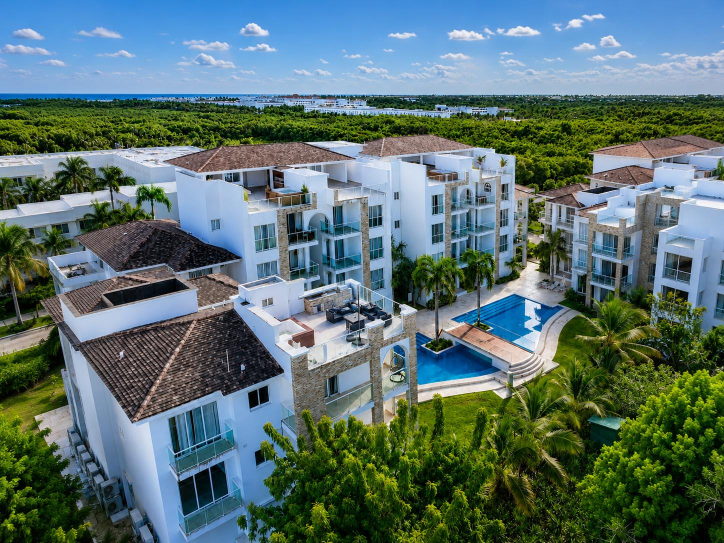
#> input picture src/1030/p1.jpg, 1448 x 1086 px, given in place of logo_lrh_blanco.png, which was not available (shown at 1/2 size)
$ python semana_20nov.py
#> lines starting #> are read from the running program, lines starting #| are printed output that depends on the picture
### tools/semana_12nov.py
#!/usr/bin/env python3
"""Semana 12-18 nov 2026: feed 4:5 en 2160x2700 e historias 1080x1920 para @luxuryrenthouserd (Estilo Oppenheim)
y @maciel.luxuryrh (Estilo Jason). Solo fotos reales de AlterEstate; datos tomados de cada ficha."""
import os, sys, cv2, numpy as np
from PIL import Image, ImageDraw, ImageFont, ImageOps

R = "/home/claude/lrh-media"
FS = os.environ.get("LRH_FONTS", "/tmp/claude-0/-home-claude/1c10acf7-2a96-58d8-b988-ee5a98c89150/scratchpad/st/node_modules/@fontsource")
FI = "/usr/share/fonts/opentype/inter/"
OUT = f"{R}/media/semana_1112"; os.makedirs(OUT, exist_ok=True)
GOLD, GREEN, WHITE = (201, 169, 110), (14, 34, 31), (255, 255, 255)
LUX, LUXD, PIEDRA = (52, 59, 52), (42, 48, 42), (164, 160, 156)
INKJ, AMBAR, CREMA = (20, 20, 13), (198, 152, 105), (243, 239, 234)
WA = "849-247-2107"

def ff(fam, wt, it=False): return f"{FS}/{fam}/files/{fam}-latin-{wt}-{'italic' if it else 'normal'}.woff"
corm = lambda s, w=400, it=False: ImageFont.truetype(ff("cormorant-garamond", w, it), s)
play = lambda s, it=False, w=500: ImageFont.truetype(ff("playfair-display", w, it), s)
osw = lambda s, w=700: ImageFont.truetype(ff("oswald", w), s)
mont = lambda s, w=500: ImageFont.truetype(ff("montserrat", w), s)
inter = lambda s, n="Regular": ImageFont.truetype(f"{FI}Inter-{n}.otf", s)
LOGO = Image.open(f"{R}/brand/logo_lrh_blanco.png").convert("RGBA")
LOGO = LOGO.crop(LOGO.getbbox())

def develop(path, W, H, focus=(0.5, 0.5)):
    """Revelado natural (sin IA): recorte, limpieza suave de JPEG, ampliación Lanczos y nitidez."""
#> called with path = '/home/claude/lrh-media/src/1039/p1.jpg', W = 1080, H = 940, focus = (0.5, 0.5)
    im = ImageOps.exif_transpose(Image.open(path)).convert("RGB"); iw, ih = im.size; r = W / H
#> in develop, im is the input picture: PIL image 1448x1086 RGB; mean R, G, B 90.4, 113.7, 111.9
#> after `iw, ih = im.size`: iw = 1448; ih = 1086
    if iw / ih > r: cw = int(ih * r); x = int((iw - cw) * focus[0]); im = im.crop((x, 0, x + cw, ih))
#> after `cw = int(ih * r)`: cw = 1247
#> after `x = int((iw - cw) * focus[0])`: x = 100
    else: ch = int(iw / r); y = int((ih - ch) * focus[1]); im = im.crop((0, y, iw, y + ch))
    u8 = cv2.cvtColor(np.array(im), cv2.COLOR_RGB2BGR)
    if im.size[0] < W: u8 = cv2.fastNlMeansDenoisingColored(u8, None, 2, 2, 7, 21)
    out = cv2.resize(u8, (W, H), interpolation=cv2.INTER_LANCZOS4).astype(np.float32)
    k = W / 1080
    bb = cv2.GaussianBlur(out, (0, 0), 15 * k); out = out + (out - bb) * 0.06
    bs = cv2.GaussianBlur(out, (0, 0), 0.8 * k); out = out + (out - bs) * 0.40
    return Image.fromarray(cv2.cvtColor(out.clip(0, 255).astype(np.uint8), cv2.COLOR_BGR2RGB))

def grad(W, H, start, strength, top=0.0, toph=300, ex=1.0, col=GREEN):
    a = np.zeros(H, np.float32); y = np.arange(H, dtype=np.float32)
    m = y > start; a[m] = strength * ((y[m] - start) / (H - start)) ** ex
    if top: t = y < toph; a[t] = np.maximum(a[t], top * (1 - y[t] / toph))
    arr = np.zeros((H, W, 4), np.uint8); arr[..., :3] = col; arr[..., 3] = (255 * a.clip(0, 1))[:, None]
    return Image.fromarray(arr, "RGBA")

class C:
    """Lienzo con unidades de diseño (1080 de ancho) y factor de escala K."""
    def __init__(s, im, K): s.im = im.convert("RGBA"); s.K = K; s.W = im.size[0]; s.d = ImageDraw.Draw(s.im)
    def over(s, ov): s.im.alpha_composite(ov); s.d = ImageDraw.Draw(s.im)
    def tw(s, t, f, sp=0): return sum(s.d.textlength(c, font=f) for c in t) + sp * s.K * (len(t) - 1) if sp else s.d.textlength(t, font=f)
    def text(s, y, t, f, fill=WHITE, sp=0, cx=None, x=None):
        K = s.K; w = s.tw(t, f, sp); x0 = x * K if x is not None else (cx * K if cx is not None else s.W / 2) - w / 2
        if not sp: s.d.text((x0, y * K), t, font=f, fill=fill); return
        for c in t: s.d.text((x0, y * K), c, font=f, fill=fill); x0 += s.d.textlength(c, font=f) + sp * K
    def lines(s, y, ts, f, fill=WHITE, lh=60, **kw):
        for t in ts: s.text(y, t, f, fill, **kw); y += lh
        return y
    # [7 lines left out: function wrap, not called in this run]
    def pill(s, y, t, f, fill=GREEN, color=GOLD, sp=5, padx=30, h=60, cx=None):
        K = s.K; w = s.tw(t, f, sp) + 2 * padx * K; c = (cx * K if cx else s.W / 2)
        s.d.rounded_rectangle([c - w / 2, (y - 14) * K, c + w / 2, (y - 14 + h) * K], h * K / 2, fill=(*fill, 238))
        s.text(y, t, f, color, sp, cx=cx)
    def logo(s, y, h=62, cx=None, tint=None):
        K = s.K; lg = LOGO.resize((int(LOGO.width * h * K / LOGO.height), int(h * K)), Image.LANCZOS)
        if tint: lg = Image.merge("RGBA", (*[Image.new("L", lg.size, v) for v in tint], lg.split()[3]))
        s.im.alpha_composite(lg, (int((cx * K if cx else s.W / 2) - lg.width / 2), int(y * K))); s.d = ImageDraw.Draw(s.im)
    def rule(s, y, w=70, fill=GOLD, th=2, cx=None):
        K = s.K; c = cx * K if cx else s.W / 2; s.d.line([(c - w * K / 2, y * K), (c + w * K / 2, y * K)], fill=fill, width=int(th * K))
    def save(s, name, q=93):
        p = f"{OUT}/{name}.jpg"; s.im.convert("RGB").save(p, quality=q, subsampling=0, optimize=True); return p

K = 2; FW, FH = 1080 * K, 1350 * K; SW, SH = 1080, 1920
P = lambda pid, n: f"{R}/src/{pid}/p{n}.jpg"

# ───────────────────────── FEED: carrusel de propiedad ─────────────────────────
# [9 lines left out: function cover, not called in this run]

def clean(name, src, focus=(0.5, 0.5)):
    return C(develop(src, FW, FH, focus), K).save(name)

# [29 lines left out: functions ficha, edu, paso, not called in this run]

# ───────────────────────── HISTORIAS LRH ─────────────────────────
def story(name, src, draw, focus=(0.5, 0.5), start=560, strength=1.0, ex=0.75):
    c = C(develop(src, SW, SH, focus), 1)
    c.over(grad(SW, SH, start, strength, top=0.5, toph=420, ex=ex))
    c.logo(250, 70); draw(c); return c.save("h_" + name, 95)

# ───────────────────────── HISTORIAS MACIEL (Estilo Jason) ─────────────────────────
def jason(name, kicker, head, body=None, quote=None, ask=None, src=None, focus=(0.5, 0.5), hs=132):
    if src:
        c = C(develop(src, SW, SH, focus), 1); c.over(grad(SW, SH, 220, 1.0, top=0.6, toph=560, ex=0.42, col=INKJ))
    else:
        c = C(Image.new("RGB", (SW, SH), INKJ), 1)
    X = 96; y = 400 if not src else 740
    c.text(y, kicker, mont(23, 600), AMBAR, 7, x=X); y += 62
    for ln in head:
        col = AMBAR if ln.startswith("*") else CREMA; c.text(y, ln.lstrip("*"), osw(hs, 700), col, x=X); y += int(hs * 1.13)
    y += 46; c.d.line([(X, y), (SW - X, y)], fill=CREMA, width=2); y += 44
    if quote:
        for ln in quote: c.text(y, ln, play(52, True, 400), CREMA, x=X); y += 68
        y += 22
    if body:
        for ln in body: c.text(y, ln, mont(34, 500), (216, 210, 202), x=X); y += 52
        y += 26
    if ask:
        for ln in ask: c.text(y, ln, osw(58, 700), AMBAR, x=X); y += 70
    c.text(1640, "MACIEL CARTY  ·  LUXURY RENT HOUSE", mont(19, 600), (130, 124, 122), 5, x=X)
    assert y < 1620, (name, y)
    return c.save("m_" + name, 95)

# [147 lines left out: function build, not called in this run]

# [2 lines that do not run on import are left out]

### tools/semana_20nov.py
#!/usr/bin/env python3
"""Relleno 20-22 nov 2026: 2 historias @luxuryrenthouserd (domingo 22) y 2 historias @maciel.luxuryrh (viernes 20 y domingo 22).
Reutiliza el motor de semana_12nov.py. Solo fotos reales de AlterEstate."""
import os, sys
sys.path.insert(0, os.path.dirname(__file__))
import semana_12nov as b
from semana_12nov import C, develop, play, inter, P, SW, SH, GREEN, GOLD, WHITE, WA, ImageDraw, Image

b.OUT = f"{b.R}/media/semana_1120"; os.makedirs(b.OUT, exist_ok=True)
PF = lambda s, it=False, w=600: play(s, it, w)
L = lambda s: inter(s, "Light"); M = lambda s: inter(s, "Medium")

def build():
    made = []
    # ── LRH domingo 22, 1:00 p. m. · esto o aquello (villa 1039 vs Doral 1038)
    c = C(Image.new("RGB", (SW, SH), GREEN), 1)
    c.im.paste(develop(P(1039, 1), SW, 940, (0.5, 0.5)), (0, 0)); c.im.paste(develop(P(1038, 3), SW, 940, (0.5, 0.5)), (0, 980)); c.d = ImageDraw.Draw(c.im)
#> call 2 of develop, with path = '/home/claude/lrh-media/src/1038/p3.jpg', W = 1080, H = 940, focus = (0.5, 0.5)
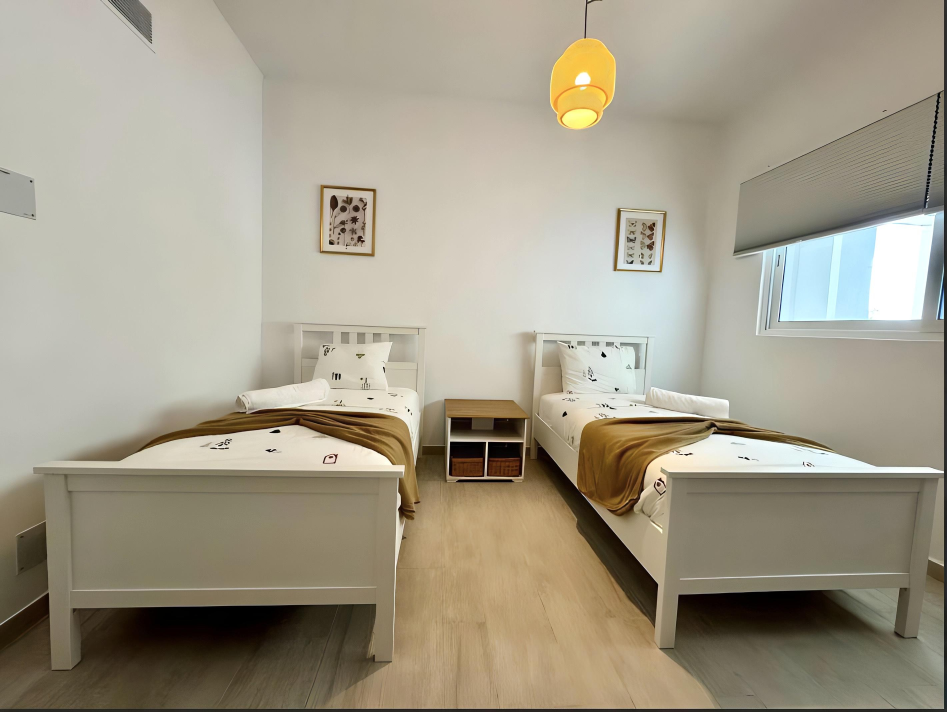
#> input picture src/1030/p10.jpg, 2841 x 2136 px, given in place of p3.jpg, which was not available (shown at 1/3 size)
#> in develop, im is the input picture: PIL image 2841x2136 RGB; mean R, G, B 162.1, 154.8, 136.9
    ov = Image.new("RGBA", (SW, SH)); od = ImageDraw.Draw(ov)
#> after `ov = Image.new('RGBA', (SW, SH))`: ov: PIL image 1080x1920 RGBA; every value is 0
    od.rectangle([0, 0, SW, 400], fill=(*GREEN, 165)); od.rectangle([0, 770, SW, 940], fill=(*GREEN, 175)); od.rectangle([0, 1560, SW, SH], fill=(*GREEN, 190))
    c.over(ov); c.logo(180, 64)
#> in logo, `lg = LOGO.resize((int(LOGO.width * h * K / LOGO.height), int(h * K)), `:
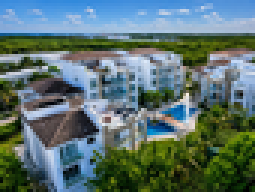
#> lg: PIL image 85x64 RGBA (shown 3 times larger); mean R, G, B, A 90.5, 113.7, 111.9, 255
    c.text(280, "Domingo: ¿dónde te mudarías?", PF(60, True), WHITE)
#> in text, `w = s.tw(t, f, sp)`: w = 941
#> in text, `x0 = x * K if x is not None else (cx * K if cx is not None else s.W / `: x0 = 69.49
    c.text(812, "1", PF(60), GOLD, x=120); c.text(814, "Villa con piscina propia", play(56, True), WHITE, x=190)
    c.text(1592, "2", PF(60), GOLD, x=120); c.text(1594, "Apartamento amueblado en Bávaro", play(50, True), WHITE, x=190)
    c.d.rounded_rectangle([(SW - 520) / 2, 934, (SW + 520) / 2, 1026], 46, fill=WHITE); c.text(952, "Respóndenos con 1 o 2", M(36), GREEN)
    made.append(c.save("h_d22_1_team", 95))

    # ── LRH domingo 22, 6:00 p. m. · mudanza de enero
    def h(c):
        c.pill(980, "¿TE MUDAS EN ENERO?", M(26))
        c.lines(1060, ["Diciembre es para", "buscar con calma."], PF(84), WHITE, 100)
        c.lines(1290, ["No a última hora", "con las maletas hechas."], PF(64, True), GOLD, 82)
        c.lines(1500, ["Dinos zona, habitaciones y presupuesto.", "Te mandamos opciones con video."], L(38), WHITE, 54)
        c.pill(1640, f"WHATSAPP {WA}", M(26), fill=WHITE, color=GREEN)
    made.append(b.story("d22_2_enero", P(1044, 4), h, focus=(0.5, 0.55), start=440))
#> call 3 of develop, with path = '/home/claude/lrh-media/src/1044/p4.jpg', W = 1080, H = 1920, focus = (0.5, 0.55)
#> in develop (call 3), `im = im.crop((x, 0, x + cw, ih))`:
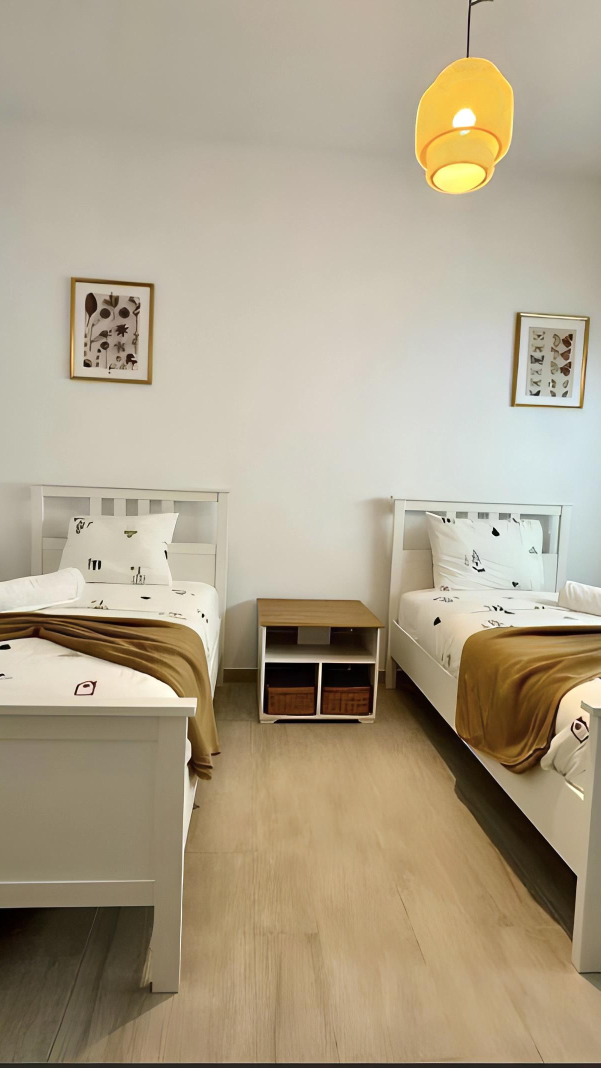
#> im: PIL image 1201x2136 RGB (shown at 1/2 size); mean R, G, B 174, 161.6, 138
#> in develop (call 3), `out = out + (out - bs) * 0.4`:
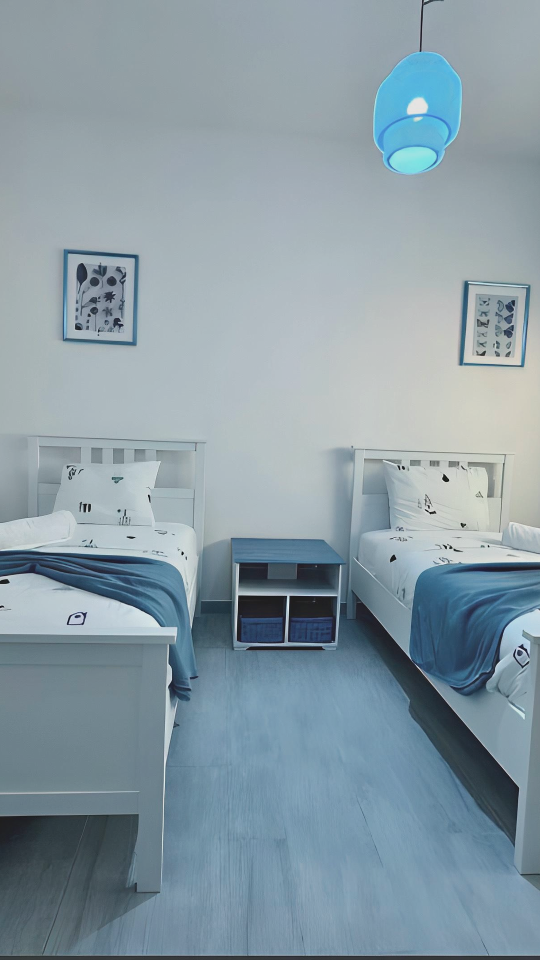
#> out: shape (1920, 1080, 3) float32 (shown at 1/2 size); mean R, G, B 138.2, 161.6, 174.1; drawn with min black and max white
#> in over (call 2), `s.im.alpha_composite(ov)`:
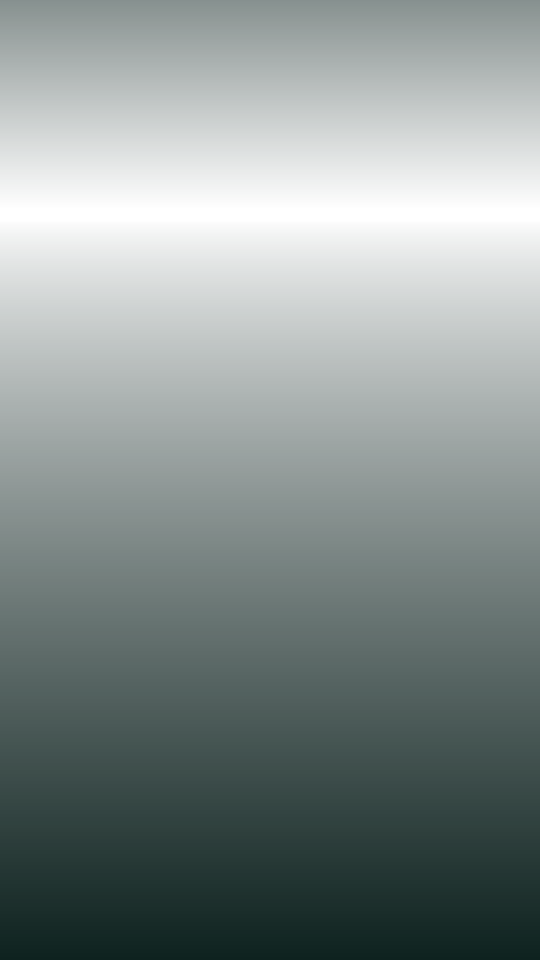
#> ov: PIL image 1080x1920 RGBA (shown at 1/2 size); mean R, G, B, A 14, 34, 31, 125.7; transparent parts drawn white
#> call 2 of logo, with y = 250, h = 70
#> in logo (call 2), `lg = LOGO.resize((int(LOGO.width * h * K / LOGO.height), int(h * K)), `:
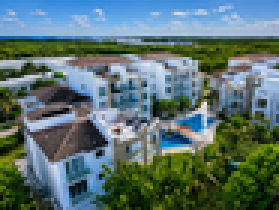
#> lg: PIL image 93x70 RGBA (shown 3 times larger); mean R, G, B, A 90.5, 113.7, 111.9, 255
#> in pill, `w = s.tw(t, f, sp) + 2 * padx * K`: w = 451
#> the loop in lines, `for t in ts: s.text(y, t, f, fill, **kw); y += lh` made 2 passes
#> the loop in lines (call 2), `for t in ts: s.text(y, t, f, fill, **kw); y += lh` made 2 passes
#> call 2 of save, with name = 'h_d22_2_enero', q = 95
#> in save (call 2), `p = f'{OUT}/{name}.jpg'`:
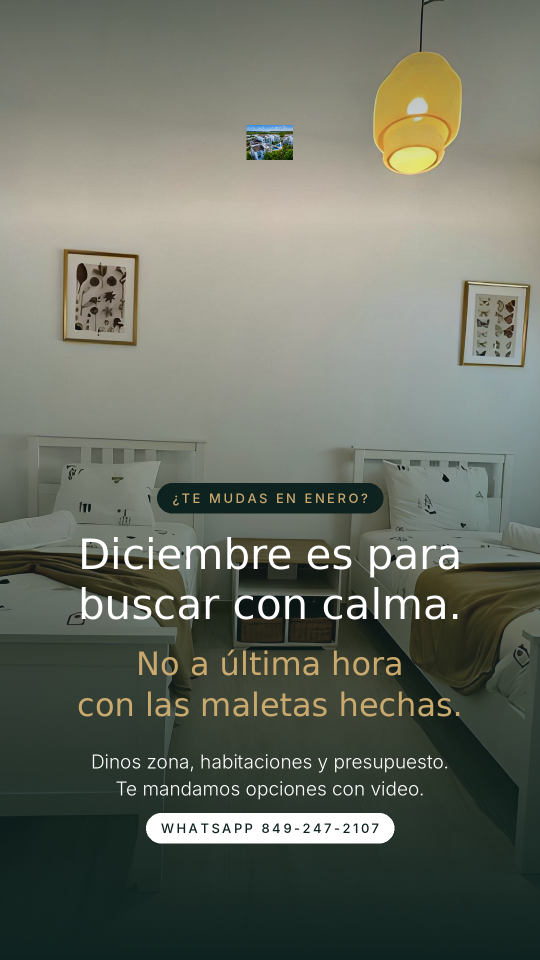
#> saved as h_d22_2_enero.jpg: PIL image 1080x1920 RGB (shown at 1/2 size); mean R, G, B 106, 110.8, 99.1

    # ── MACIEL viernes 20 · Ventura Golf (1044)
    made.append(b.jason("v20_ventura", "LISTO PARA MUDARTE", ["AMUEBLADO", "EN VISTA CANA", "*US$1,195"],
                        body=["Ventura Golf, Vista Cana. 1 habitación,", "terraza y mantenimiento incluido."],
                        ask=["¿TE MANDO EL VIDEO?"], src=P(1044, 3), focus=(0.5, 0.35), hs=124))
    # ── MACIEL domingo 22 · dato (sin etiquetar audiencia)
    made.append(b.jason("d22_propietarios", "DATO QUE POCOS TE DICEN", ["UN APARTAMENTO", "VACÍO TAMBIÉN", "*TE CUESTA"],
                        quote=["Mantenimiento, luz, agua…", "corren aunque nadie viva ahí."],
                        body=["Nosotros lo alquilamos a largo plazo", "y lo administramos por ti."],
                        ask=["ESCRÍBEME: " + WA], hs=116))
    return made

if __name__ == "__main__":
#> (the run stopped early here; a loop or call above may not have finished)
